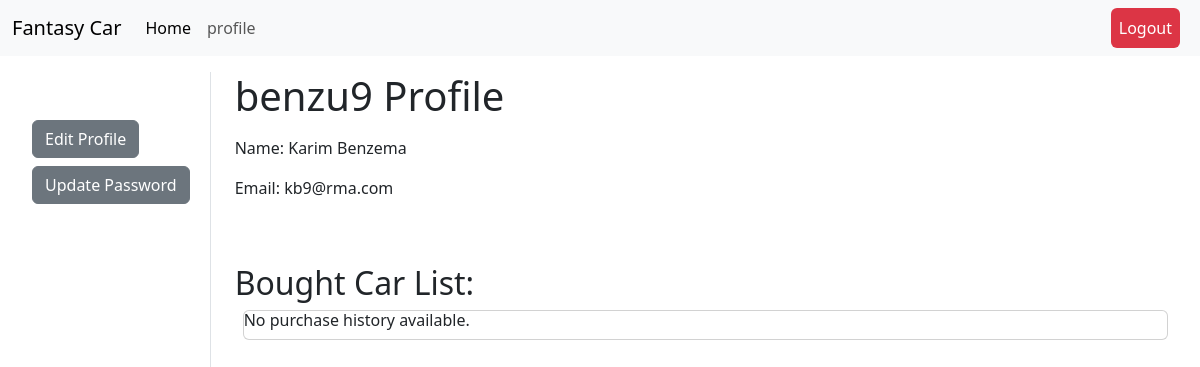
/user/profile/ (signed in), run on an earlier commit of the app's database.
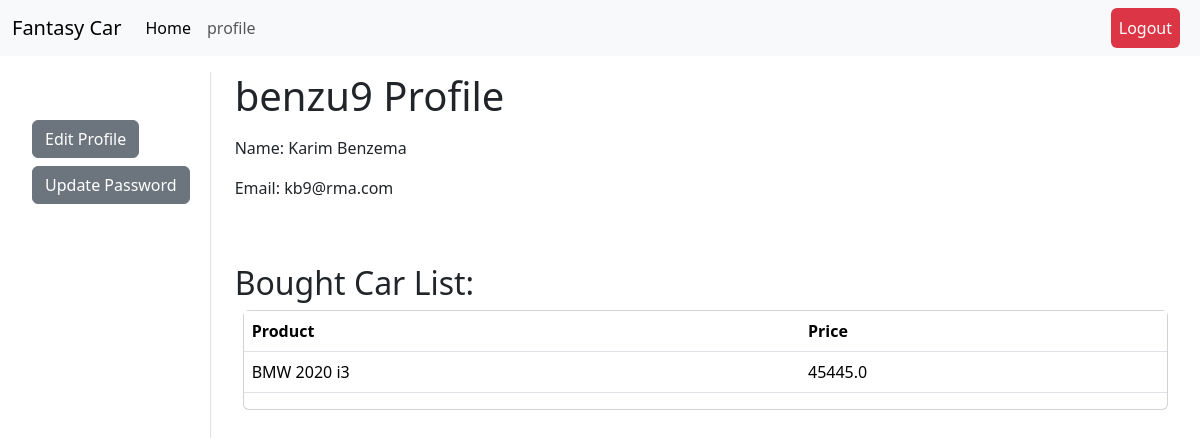
And on a later commit of the database.
### purchase/models.py (models this page shows, shortened)
class Purchase(models.Model):
      user = models.ForeignKey(User, on_delete=models.CASCADE)
      product = models.ForeignKey(CarModel, on_delete = models.CASCADE)
      purchase_date = models.DateTimeField(auto_now_add = True)
      quantity = models.IntegerField(default = 1)
      total_price = models.FloatField()

### car_details/models.py (models this page shows, shortened)
class CarModel(models.Model):
      brand = models.ForeignKey(Brand, on_delete = models.CASCADE)
      model_name = models.CharField(max_length = 30)
      model_year = models.IntegerField()
      color = models.CharField(max_length = 20, blank=True)
      car_details = models.TextField()
      price = models.FloatField()
      quantity = models.IntegerField(null = True, blank = True)
      image = models.ImageField(upload_to = car_image_upload, blank = False, null = False)
      slug = models.SlugField(max_length = 255, unique = True, null = True, blank = True)
      def __str__(self):
            return f'{self.brand} {self.model_year} {self.model_name}'

class Brand(models.Model):
      brand_name = models.CharField(max_length = 20)
      def __str__(self):
            return self.brand_name

### user/views.py (the view)
# urls.py: path('profile/', views.UserProfileDetails.as_view(), name = 'profile'),
class UserProfileDetails(DetailView):
      model = User
      template_name = 'profile.html'
      context_object_name = 'user'
      def get_object(self, queryset = None):
            return self.request.user
      def get_context_data(self, **kwargs):
            context = super().get_context_data(**kwargs)
            purchase_history = Purchase.objects.filter(user=self.request.user)
            context['purchase_history'] = purchase_history
            return context

### user/templates/profile.html (shortened to what this page needs)
{% extends 'base.html' %}
{% block body %}
<div class="d-flex p-3">
      <div class="col-2 d-flex flex-column align-items-start px-3 pt-5 pb-3 border-end" style="height: 100vh;">
            <a class="btn btn-secondary mb-2" href="{% url 'update_profile' %}">Edit Profile</a>
            <a class="btn btn-secondary mb-2" href="{% url 'update_password' %}">Update Password</a>
      </div>
      <div class="col-10 ps-4 pe-2">
            <h1 class="mb-3">{{user.username}} Profile</h1>
            {% if user.email %}
            <p>Name: {{user.first_name}} {{user.last_name}}</p>
            <p>Email: {{user.email}}</p>
            {% else %}
            <p>No data to show. Please <a href="{% url 'update_profile' %}">update information</a></p>
            {% endif %}
            <br><br>
            <h2>Bought Car List: </h2>
            <div class="card m-2">
                  {% if purchase_history %}
                  <table class="table">
                        <thead>
                          <tr>
                            <th scope="col">Product</th>
                            <th scope="col">Price</th>
                          </tr>
                        </thead>
                        <tbody>
                              {% for list in purchase_history %}
                          <tr>
                            <td>{{list.product}}</td>
                            <td>{{list.total_price}}</td>
                          </tr>
                          {% endfor %}
                        </tbody>
                      </table>
                  {% else %}
                      <h6>No purchase history available.</h6>
                  {% endif %}
              </div>
      </div>
</div>
{% endblock %}

What changed in the data, as far as the page shows it:
added Purchase: product "BMW 2020 i3", total_price "45445.0"
Also different on the page:
text no longer shown: "No purchase history available."
text now shown: "Product Price"
